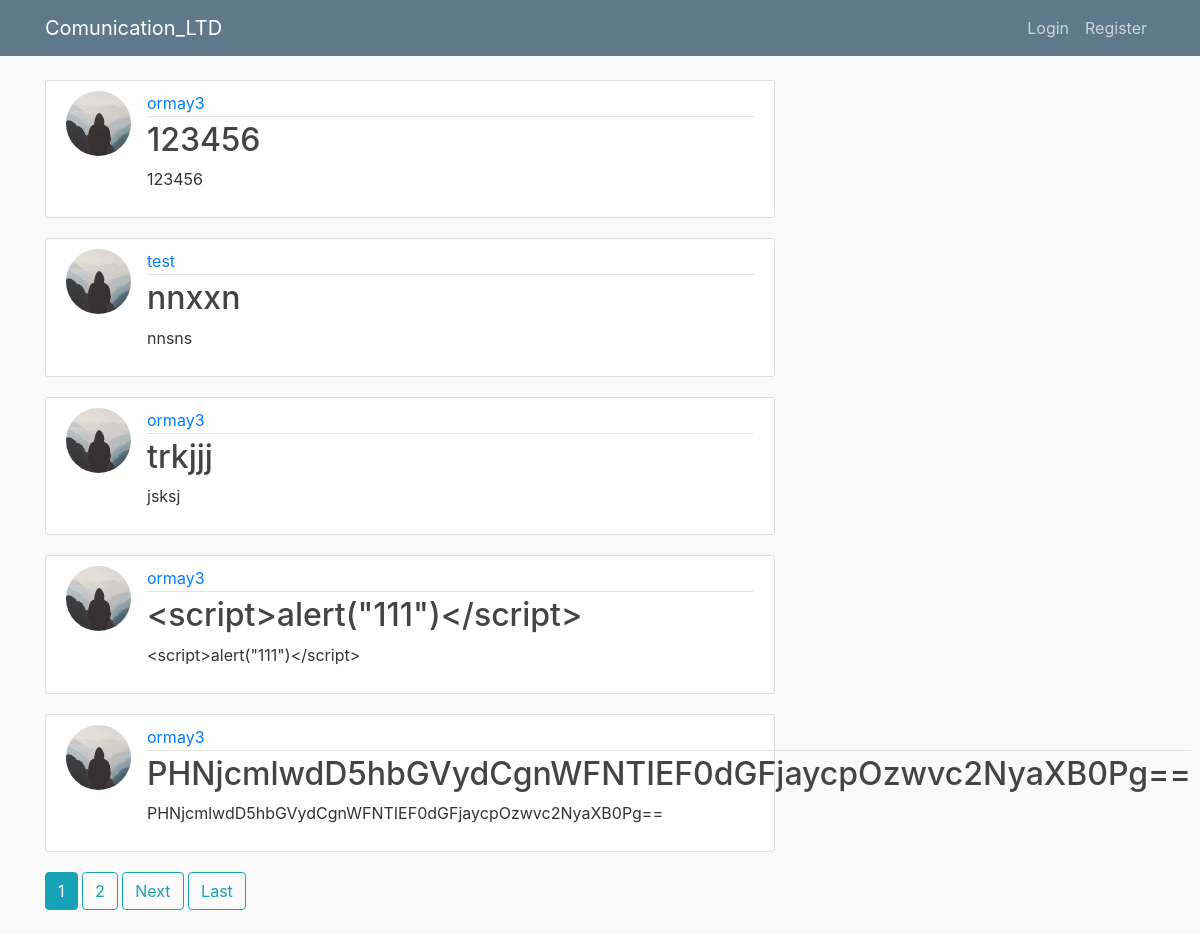
The page / on the database its author committed.
### project/models.py (models this page shows, shortened)
class Post(models.Model):
    title = models.CharField(max_length=100)
    content = models.CharField(max_length=100)                                 #models.TextField()
    date_posted = models.DateTimeField(default=timezone.now)
    author = models.ForeignKey(User, on_delete=models.CASCADE)

### users/models.py (models this page shows, shortened)
class Profile(models.Model):
    user = models.OneToOneField(User, on_delete=models.CASCADE)
    image = models.ImageField(default='default.jpg', upload_to='profile_pics')

### project/views.py (the view)
# urls.py: path('', PostListView.as_view(), name='project-home'),
class PostListView(ListView):
    model = Post
    template_name = 'project/home.html'  # <app>/<model>_<viewtype>.html
    context_object_name = 'posts'
    ordering = ['-date_posted']
    paginate_by = 5

### project/templates/project/home.html (shortened to what this page needs)
{% extends "project/base.html" %}
{% block content %}
    {% for post in posts %}
        <article class="media content-section">
          <img class="rounded-circle article-img" src="{{ post.author.profile.image.url }}">
          <div class="media-body">
            <div class="article-metadata">
              <a class="mr-2" href="{% url 'user-posts' post.author.username %}">{{ post.author }}</a>
            </div>
            <h2><a class="article-title" href="{% url 'post-detail' post.id %}">{{ post.title }}</a></h2>
            <p class="article-content">{{ post.content }}</p>
          </div>
        </article>
    {% endfor %}
    {% if is_paginated %}
      {% for num in page_obj.paginator.page_range %}
        {% if page_obj.number == num %}
          <a class="btn btn-info mb-4" href="?page={{ num }}">{{ num }}</a>
        {% elif num > page_obj.number|add:'-3' and num < page_obj.number|add:'3' %}
          <a class="btn btn-outline-info mb-4" href="?page={{ num }}">{{ num }}</a>
        {% endif %}
      {% endfor %}
      {% if page_obj.has_next %}
        <a class="btn btn-outline-info mb-4" href="?page={{ page_obj.next_page_number }}">Next</a>
        <a class="btn btn-outline-info mb-4" href="?page={{ page_obj.paginator.num_pages }}">Last</a>
      {% endif %}
    {% endif %}
{% endblock content %}

### project/static/project/main.css (style rules this page uses)
body { background: #fafafa; color: #333333; margin-top: 5rem; }
h1, h2, h3, h4, h5, h6 { color: #444444; }
.content-section { background: #ffffff; padding: 10px 20px; border: 1px solid #dddddd; border-radius: 3px; margin-bottom: 20px; }
.article-title { color: #444444; }
.article-content { white-space: pre-line; }
.article-img { height: 65px; width: 65px; margin-right: 16px; }
.article-metadata { padding-bottom: 1px; margin-bottom: 4px; border-bottom: 1px solid #e3e3e3 }

### rows shown on the page
Post: author.profile.image (placeholder picture), author "ormay3", title "123456", content "123456"
Post: author.profile.image (placeholder picture), author "test", title "nnxxn", content "nnsns"
Post: author.profile.image (placeholder picture), author "ormay3", title "trkjjj", content "jsksj"
Post: author.profile.image (placeholder picture), author "ormay3", title "<script>alert(\"111\")</script>", content "<script>alert(\"111\")</script>"
Post: author.profile.image (placeholder picture), author "ormay3", title "PHNjcmlwdD5hbGVydCgnWFNTIEF0dGFjaycpOzwvc2NyaXB0Pg==", content "PHNjcmlwdD5hbGVydCgnWFNTIEF0dGFjaycpOzwvc2NyaXB0Pg=="

### other values the page prints
{{ num }} "1"
{{ num }} "2"
